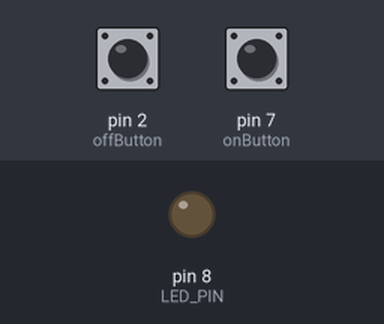
The sketch below on a simulated Arduino Uno, built with avr-gcc and run on an emulated ATmega328P. Shown: output pins drawn as LEDs (lit = HIGH). The inputs (shaded band) are chosen by the test bench; at power-on: pin 7 (onButton) HIGH, pin 2 (offButton) HIGH.

Above: at 1.2 s.
1.3 s: pin 7 (onButton) pulled LOW for 0.15 s
At 2.5 s:
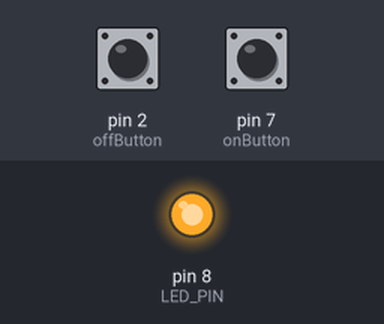
2.9 s: pin 2 (offButton) pulled LOW for 0.15 s
At 3.8 s:
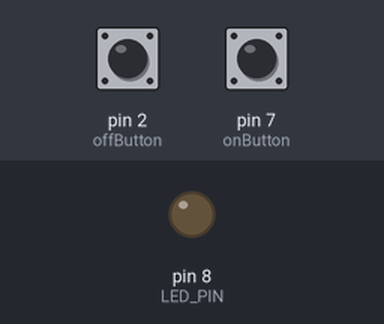
4.5 s: pin 7 (onButton) pulled LOW for 1 s
At 5.1 s:
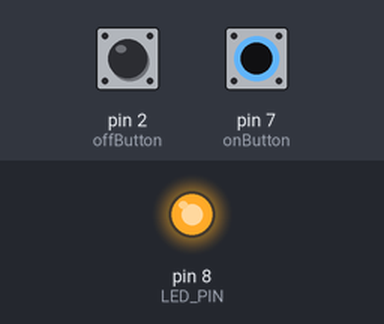
Timing chart, 0 to 7.5 s (numbered marks = the images above; inputs shaded):
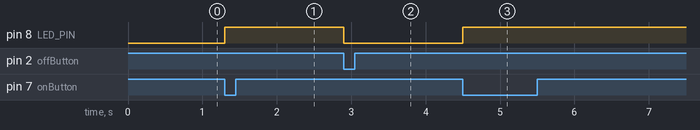

The sketch:

basic-on-off.ino
```cpp
const int LED_PIN = 8;
const int onButton = 7;
const int offButton = 2;

void setup() {
  pinMode(LED_PIN, OUTPUT);

  pinMode(onButton, INPUT_PULLUP);
  pinMode(offButton, INPUT_PULLUP);

  digitalWrite(LED_PIN, LOW);
}

void loop() {
  if(digitalRead(onButton) == LOW) {
    digitalWrite(LED_PIN, HIGH);
    delay(50);
  }

  if(digitalRead(offButton) == LOW){
    digitalWrite(LED_PIN, LOW);
    delay(50);
  }

}
```

Measured:
- after the input at 1.3 s, pin 8 (LED_PIN): LOW → HIGH at once
- after the input at 2.9 s, pin 8 (LED_PIN): HIGH → LOW at once
- after the input at 4.5 s, pin 8 (LED_PIN): LOW → HIGH at once
